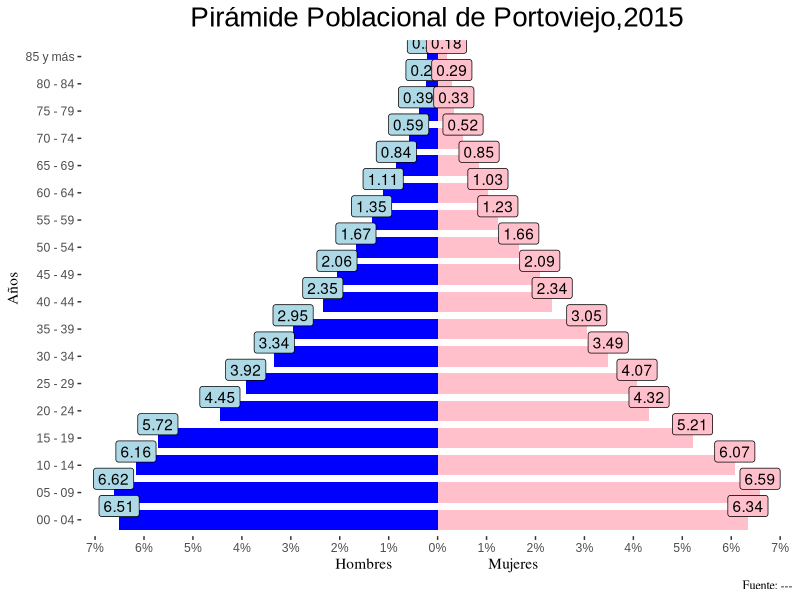
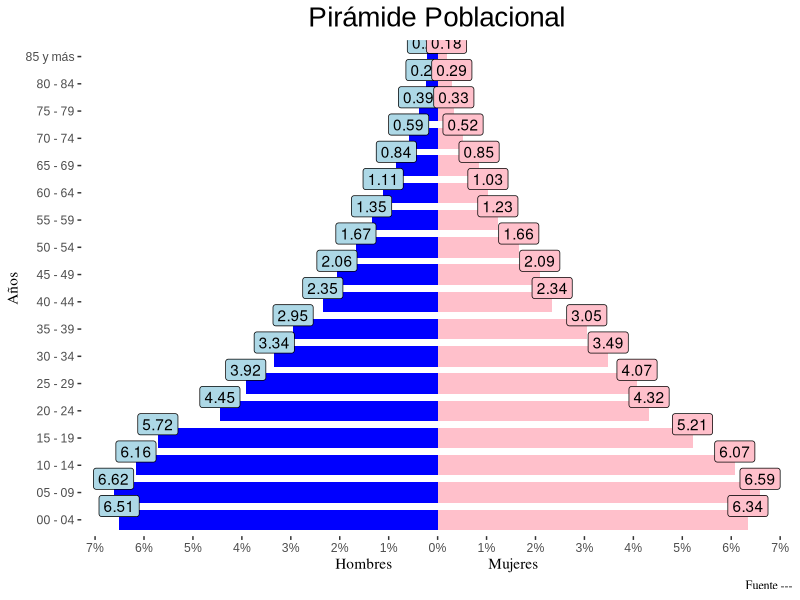
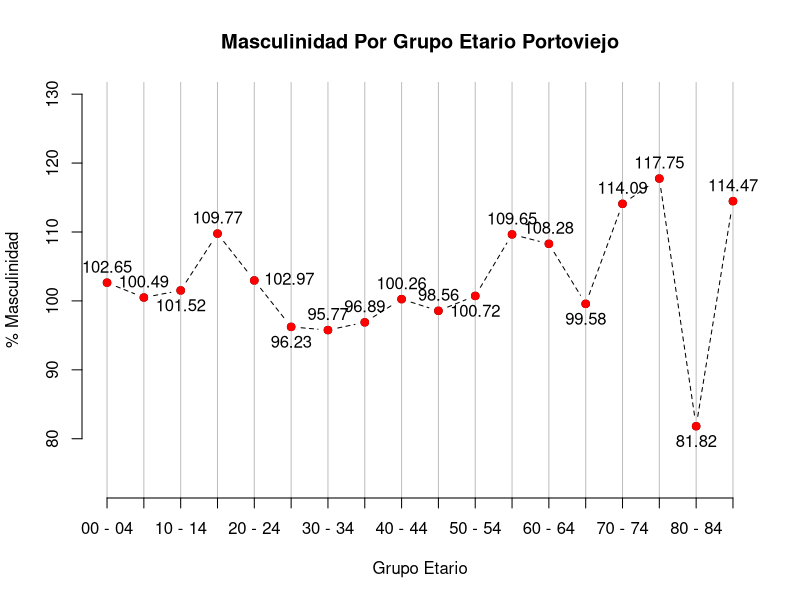
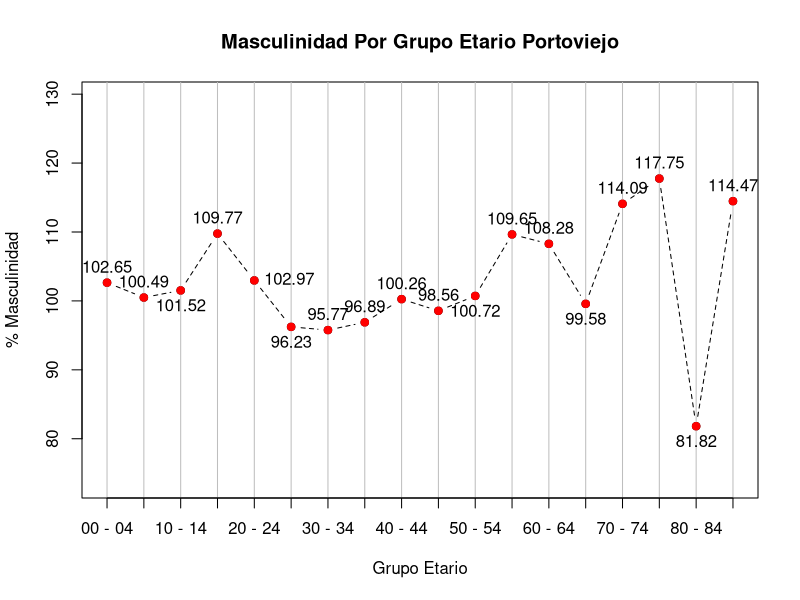

Recreate these plots in R, in order.
library(tidyverse)

# EJERCICIO ---------------------------------------------------------------
?tribble
tribble(
  ~Grupo_Etario,~Hombre,~Mujer,~Total,
  '00 - 04',5426,5286,10712,
  '05 - 09',5520,5493,11013,
  '10 - 14',5139,5062,10201,
  '15 - 19',4766,4342,9108,
  '20 - 24',3709,3602,7311,
  '25 - 29',3269,3397,6666,
  '30 - 34',2783,2906,5689,
  '35 - 39',2462,2541,5003,
  '40 - 44',1956,1951,3907,
  '45 - 49',1715,1740,3455,
  '50 - 54',1392,1382,2774,
  '55 - 59',1125,1026,2151,
  '60 - 64',928,857,1785,
  '65 - 69',703,706,1409,
  '70 - 74',494,433,927,
  '75 - 79',325,276,601,
  '80 - 84',198,242,440,
  '85 y más',174,152,212
)%>%
  mutate(
    Masculinidad = (Hombre/Mujer)*100,
    tot = sum(Total),
    Hombre = (Hombre/tot)*100,
    Mujer = (Mujer/tot)*100
  ) %>%
  select(-tot) %>%
  pivot_longer(cols = c("Hombre", "Mujer"),
               names_to = "Sexo",
               values_to = "Poblacion por Sexo") -> Datos

Datos %>%
  ggplot(aes(x = Grupo_Etario,
             y = `Poblacion por Sexo`,
             fill = Sexo)) +
  geom_bar(data = subset(Datos,Sexo == "Hombre") %>% mutate(`Poblacion por Sexo` = -`Poblacion por Sexo`),
           stat = "identity", width = 0.75, fill = "blue") +
  geom_label(data = subset(Datos,Sexo == "Hombre")%>% mutate(`Poblacion por Sexo` = -`Poblacion por Sexo`),
            aes(label = round(`Poblacion por Sexo`*-1,2)),
            position=position_dodge(width=0.5), vjust=-0.15,fill="lightblue")+
  geom_bar(data = subset(Datos, Sexo == "Mujer"),
           stat = "identity", width = 0.75, fill = "pink") +
  geom_label(data = subset(Datos,Sexo == "Mujer"),
            aes(label =round(`Poblacion por Sexo`,2)),
            position=position_dodge(width=0.5), vjust=-0.15,fill="pink")+
  coord_flip() +
  ggthemes::theme_tufte() +
  theme(plot.title = element_text(family = "Arial", hjust = 0.5, size = 20),
        axis.text.x = element_text(family = "Arial"),
        axis.text.y = element_text(family = "Arial")
  ) +
  labs(title = "Pirámide Poblacional de Portoviejo,2015",
       x = "Años",
       y = "Hombres                        Mujeres",
       caption = "Fuente: ---") +
  scale_y_continuous(
    breaks = seq(-7,7, by = 1), 
    labels = paste0(c(seq(-7, 0, by = 1)*-1, seq(1, 7, by = 1)), "%"))


# Automatización ----------------------------------------------------------

piramide <- function(Datos,titulo = "Pirámide Poblacional",caption="Fuente ---"){
  require(tidyverse)
  maximo <- ceiling(max(Datos$`Poblacion por Sexo`))
  Datos %>%
    ggplot(aes(x = Grupo_Etario,
               y = `Poblacion por Sexo`,
               fill = Sexo)) +
    geom_bar(data = subset(Datos,Sexo == "Hombre") %>% mutate(`Poblacion por Sexo` = -`Poblacion por Sexo`),
             stat = "identity", width = 0.75, fill = "blue") +
    geom_label(data = subset(Datos,Sexo == "Hombre")%>% mutate(`Poblacion por Sexo` = -`Poblacion por Sexo`),
               aes(label = round(`Poblacion por Sexo`*-1,2)),
               position=position_dodge(width=0.5), vjust=-0.15,fill="lightblue")+
    geom_bar(data = subset(Datos, Sexo == "Mujer"),
             stat = "identity", width = 0.75, fill = "pink") +
    geom_label(data = subset(Datos,Sexo == "Mujer"),
               aes(label =round(`Poblacion por Sexo`,2)),
               position=position_dodge(width=0.5), vjust=-0.15,fill="pink")+
    coord_flip() +
    ggthemes::theme_tufte() +
    theme(plot.title = element_text(family = "Arial", hjust = 0.5, size = 20),
          axis.text.x = element_text(family = "Arial"),
          axis.text.y = element_text(family = "Arial")
    ) +
    labs(title = titulo,
         x = "Años",
         y = "Hombres                        Mujeres",
         caption = caption) +
    scale_y_continuous(
      breaks = seq(maximo*-1,maximo, by = 1), 
      labels = paste0(c(seq(maximo*-1, 0, by = 1)*-1, seq(1,maximo, by = 1)), "%"))  
}

  
piramide(Datos)



# Masculinidad ------------------------------------------------------------

masculinidad <- unique(Datos$Masculinidad)
edad <- unique(Datos$Grupo_Etario)
plot(y = masculinidad,x= c(1:length(masculinidad)),
     ylim = c(min(masculinidad)*0.9,max(masculinidad)*1.1),
     type = "b",lty = 2,
     main =  "Masculinidad Por Grupo Etario Portoviejo",
     xlab = "Grupo Etario",ylab = "% Masculinidad",
     axes = F
)
abline(v = 1:length(masculinidad),h = 1:length(masculinidad),col="grey")
text(y = masculinidad,x= c(1:length(masculinidad)),
     labels = round(masculinidad,2),
     pos = c(3,3,1,3,4,1,rep(3,4),1,3,3,1,3,3,1,3))
points(x = c(1:length(masculinidad)),y = masculinidad,pch=19,col="red")
axis(1,at = c(1:length(masculinidad)),labels = edad)
axis(2)

plot_masculinidad <- function(Datos){
  masculinidad <- unique(Datos$Masculinidad)
  edad <- unique(Datos$Grupo_Etario)
  plot(y = masculinidad,x= c(1:length(masculinidad)),
       ylim = c(min(masculinidad)*0.9,max(masculinidad)*1.1),
       type = "b",lty = 2,
       main =  "Masculinidad Por Grupo Etario Portoviejo",
       xlab = "Grupo Etario",ylab = "% Masculinidad",
       xaxt = "n"
  )
  abline(v = 1:length(masculinidad),h = 1:length(masculinidad),col="grey")
  text(y = masculinidad,x= c(1:length(masculinidad)),
       labels = round(masculinidad,2),
       pos = c(3,3,1,3,4,1,rep(3,4),1,3,3,1,3,3,1,3))
  points(x = c(1:length(masculinidad)),y = masculinidad,pch=19,col="red")
  axis(1,at = c(1:length(masculinidad)),labels = edad)
}

plot_masculinidad(Datos)
